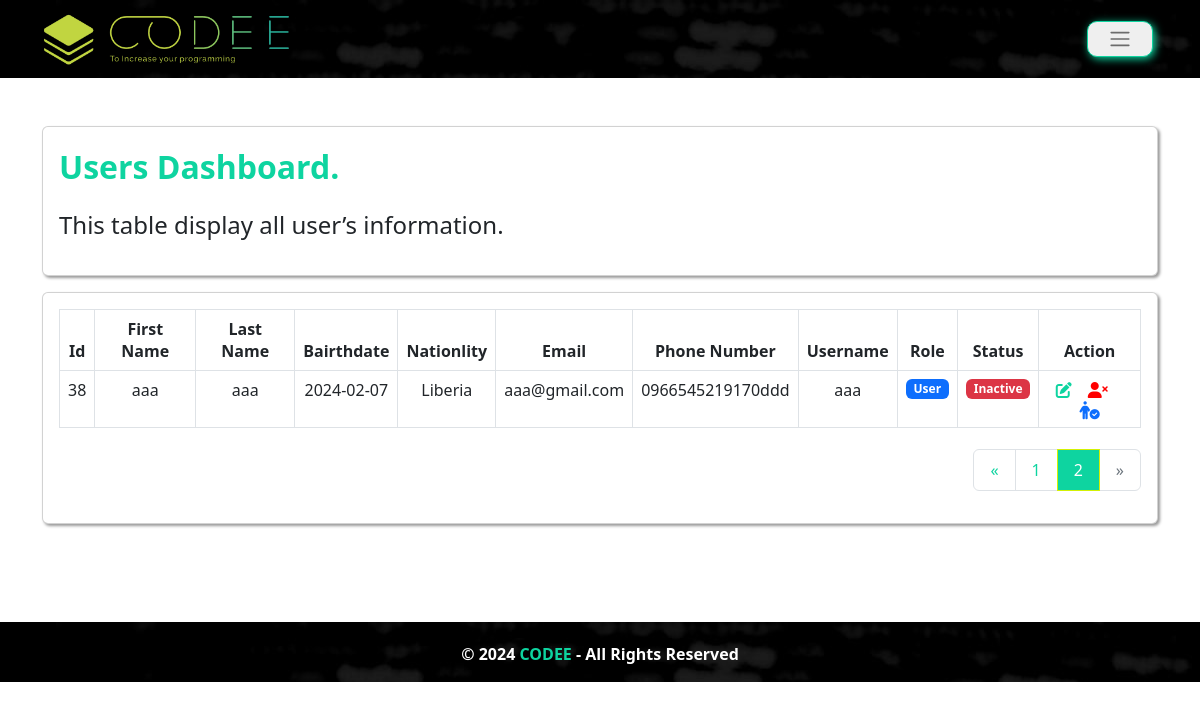
/views/admin.php?page=2 (signed in), run on the app's committed database.
### tables this page shows
CREATE TABLE `users` (
  `id` int(11) NOT NULL,
  `first_name` varchar(30) NOT NULL,
  `last_name` varchar(30) NOT NULL,
  `birthdate` varchar(30) NOT NULL,
  `nationality` varchar(30) NOT NULL,
  `email` varchar(30) NOT NULL,
  `phone_number` varchar(30) NOT NULL,
  `username` varchar(30) NOT NULL,
  `password` varchar(250) NOT NULL,
  `role` varchar(30) NOT NULL,
  `status` varchar(30) NOT NULL
);

### views/admin.php (the view, shortened to what this page needs)
<?php
    require_once('../includes/partials/header.php');
    include("../includes/functions.php");
    if (isset($_SESSION['username']) && isset($_SESSION['first_name']) && isset($_SESSION['last_name'])) {
?>
<nav class="navbar my_navbar2">
    <div class="container">
        <a class="navbar-brand" href="home.php"><img class="my_logo" src="../assets/img/codee-logo.png" alt=""></a>
        <button class="my_btn1" type="button" data-bs-toggle="offcanvas" data-bs-target="#offcanvasNavbar" aria-controls="offcanvasNavbar">
        <span class="navbar-toggler-icon"></span>
        </button>
    </div>
</nav>
<div class="content-body mt-5">
    <div class="container">
        <div class="col-xl-12">
            <div class="card card_shadow">
                <div class="card-body">
                    <p class="my_header_font">Users Dashboard.</p>
                    <p class="light_font">This table display all user’s information.</p>
                </div>
            </div>
        </div>
    </div>
</div>
<div class="content-body mt-3 mb-5">
    <div class="container">
        <div class="col-xl-12">
            <div class="card card_shadow">
                <div class="card-body">
                    <div class="table-responsive">
                        <table class="table table-bordered verticle-middle text-center">
                            <thead>
                                <tr>
                                    <th scope="col">Id</th>
                                    <th scope="col">First Name</th>
                                    <th scope="col">Last Name</th>
                                    <th scope="col">Bairthdate</th>
                                    <th scope="col">Nationlity</th>
                                    <th scope="col">Email</th>
                                    <th scope="col">Phone Number</th>
                                    <th scope="col">Username</th>
                                    <th scope="col">Role</th>
                                    <th scope="col">Status</th>
                                    <th scope="col">Action</th>
                                </tr>
                            </thead>
                            <tbody>
                                <?php
                                    include("../includes/mysql_inti.php");
                                    function displayRoleBadge($role)
                                    {
                                        if ($role === "User")
                                            return 'badge bg-primary';
                                    }
                                    function displayStatusBadge($status)
                                    {
                                        if ($status === "Active")
                                            return 'badge bg-success';
                                        else if ($status === "Inactive")
                                            return 'badge bg-danger';
                                        else if ($status === "Pending")
                                            return 'badge bg-warning';
                                        else
                                            return 'badge bg-info';
                                    }
                                    function displayRow($rowId, $id, $first_name, $last_name, $bairthdate,
                                    $nationlity, $email, $phone_Number, $username, $role, $status){
                                        echo '<tr data-row-id="' . $rowId . '">';
                                        echo '<td class="text-left">' . $id . '</td>';
                                        echo '<td class="text-left">' . $first_name . '</td>';
                                        echo '<td class="text-left">' . $last_name . '</td>';
                                        echo '<td class="text-left">' . $bairthdate . '</td>';
                                        echo '<td class="text-left">' . $nationlity . '</td>';
                                        echo '<td class="text-left">' . $email . '</td>';
                                        echo '<td class="text-left">' . $phone_Number . '</td>';
                                        echo '<td class="text-left">' . $username . '</td>';
                                        echo '<td class="text-left"><span class="' . displayRoleBadge($role) . '">' . $role . ' </td>';
                                        echo '<td class="text-left"><span class="' . displayStatusBadge($status) . '">' . $status . '</td>';
                                        echo ' <td>';
                                        echo '<a data-bs-toggle="modal" data-bs-target="#exampleModal" title="Edit" href="javascript:void()" class="mr-4 pe-3 edit_icon" data-toggle="tooltip" data-placement="top"
                                            data-original-title="Edit" data-id="' . $id . '"><i class="fa-solid fa-pen-to-square"></i></a>';
                                        echo '<a title="Delete" href="javascript:void()" class="pe-3 delete_icon" data-toggle="tooltip" data-placement="top"
                                             data-original-title="Delete" data-id="' . $id . '"><i class="fa-solid fa-user-xmark"></i></a></span>';
                                        echo '<a data-bs-toggle="modal" data-bs-target="#exampleModal1" title="Verify User" href="javascript:void()" class="verify_icon" data-toggle="tooltip" data-placement="top"
                                             data-original-title="Verify" data-id="' . $id . '"><i class="fa-solid fa-person-circle-check"></i></a></span>';
                                        echo '</td>';
                                        echo '</tr>';
                                    }
                                    $rowsPerPage = 10;
                                    $page = isset($_GET['page']) ? intval($_GET['page']) : 1;
                                    $offset = ($page - 1) * $rowsPerPage;
                                    $sql = "SELECT * FROM users LIMIT $offset, $rowsPerPage";
                                    $result = mysqli_query($conn, $sql);
                                    $counter = 0;
                                    while ($row = mysqli_fetch_assoc($result)) {
                                        displayRow($counter, $row["id"], $row["first_name"], $row["last_name"], $row["birthdate"],
                                        $row["nationality"], $row["email"], $row["phone_number"], $row["username"], $row["role"], $row["status"]);
                                        $counter++;
                                    }
                                    $totalRowsQuery = "SELECT COUNT(*) AS total FROM users";
                                    $totalResult = mysqli_query($conn, $totalRowsQuery);
                                    $totalRows = mysqli_fetch_assoc($totalResult)['total'];
                                    echo '</tbody>';
                                    echo '</table>';
                                    echo '<div class="pagination d-flex justify-content-end">';
                                    echo '<ul class="pagination">';
                                    echo '<li class="page-item ' . ($page <= 1 ? 'disabled' : '') . '">';
                                    echo '<a class="page-link" href="?page=' . ($page - 1) . '" aria-label="Previous">';
                                    echo '<span aria-hidden="true">&laquo;</span>';
                                    echo '</a>';
                                    echo '</li>';
                                    for ($i = max(1, $page - 2); $i <= min($page + 2, ceil($totalRows / $rowsPerPage)); $i++) {
                                        echo '<li class="page-item ' . ($i == $page ? 'active' : '') . '">';
                                        echo '<a class="page-link" href="?page=' . $i . '">' . $i . '</a>';
                                        echo '</li>';
                                    }
                                    echo '<li class="page-item ' . ($page >= ceil($totalRows / $rowsPerPage) ? 'disabled' : '') . '">';
                                    echo '<a class="page-link" href="?page=' . ($page + 1) . '" aria-label="Next">';
                                    echo '<span aria-hidden="true">&raquo;</span>';
                                    echo '</a>';
                                    echo '</li>';
                                    echo '</ul>';
                                    echo '</div>';
                                ?>
                    </div>
                </div>
            </div>
        </div>
    </div>
</div>
<?php
    }
    else{
        header("Location: login.php");
        exit();
    }
    require_once('../includes/partials/footer.php');
?>

### assets/css/my_style.css (style rules this page uses)
:root { --darkgreen-color: #313631; --blue-color:#0ed4a0; --backGroundColor:#F9F9FE; --yellow-color: #d3f105; --cairo-font-family: 'Cairo', sans-serif; --box-shadw: 0px 4px 6px 0px #0c002e0f; --box-shadw2: 2px 2px 3px #999; }
body, html { width: 100%; height: 100%; margin: 0; padding: 0; }
.card_shadow { box-shadow: 2px 2px 3px #999 }
.my_navbar2 { background-image: url(../img/wp8778447.jpg); }
.my_logo { max-width: 250px; transition: max-width 0.3s ease; }
.my_btn1 { padding: 5px 20px 5px 20px; margin-right: 5px; margin-left: 5px; border: 1px solid var(--blue-color); border-radius: 10px; box-shadow: 2px 2px 9px var(--blue-color); font-weight: bold; }
.my_header_font { color: var(--blue-color); font-size: xx-large; font-weight: 700; }
.light_font { font-size: 24px; font-weight: lighter; }
.pagination { display: flex; justify-content: center; margin-top: 5px; }
.pagination .page-link { color: var(--blue-color); padding: 8px 16px; }
.pagination .page-item.active .page-link { color: #fff; background-color: var(--blue-color); border-color: var(--yellow-color); }
.edit_icon { color: var(--blue-color); }
.delete_icon { color: red }
.verify_icon { font-size: 18px; }

### data on the page
users: id "38", first_name "aaa", last_name "aaa", birthdate "2024-02-07", nationality "Liberia", email "aaa@gmail.com", phone_number "0966545219170ddd", username "aaa", role "User", status "Inactive"
